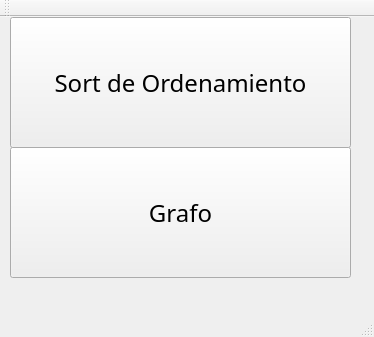
<?xml version="1.0" encoding="UTF-8"?>
<ui version="4.0">
 <class>MainWindow</class>
 <widget class="QMainWindow" name="MainWindow">
  <property name="geometry">
   <rect>
    <x>0</x>
    <y>0</y>
    <width>374</width>
    <height>337</height>
   </rect>
  </property>
  <property name="windowTitle">
   <string>MainWindow</string>
  </property>
  <widget class="QWidget" name="centralWidget">
   <widget class="QPushButton" name="pushButton">
    <property name="geometry">
     <rect>
      <x>10</x>
      <y>0</y>
      <width>341</width>
      <height>131</height>
     </rect>
    </property>
    <property name="font">
     <font>
      <family>Lucida Bright</family>
      <pointsize>18</pointsize>
     </font>
    </property>
    <property name="text">
     <string>Sort de Ordenamiento</string>
    </property>
   </widget>
   <widget class="QPushButton" name="pushButton_2">
    <property name="geometry">
     <rect>
      <x>10</x>
      <y>130</y>
      <width>341</width>
      <height>131</height>
     </rect>
    </property>
    <property name="font">
     <font>
      <family>Lucida Bright</family>
      <pointsize>18</pointsize>
     </font>
    </property>
    <property name="text">
     <string>Grafo</string>
    </property>
   </widget>
  </widget>
  <widget class="QMenuBar" name="menuBar">
   <property name="geometry">
    <rect>
     <x>0</x>
     <y>0</y>
     <width>374</width>
     <height>21</height>
    </rect>
   </property>
  </widget>
  <widget class="QToolBar" name="mainToolBar">
   <attribute name="toolBarArea">
    <enum>TopToolBarArea</enum>
   </attribute>
   <attribute name="toolBarBreak">
    <bool>false</bool>
   </attribute>
  </widget>
  <widget class="QStatusBar" name="statusBar"/>
 </widget>
 <layoutdefault spacing="6" margin="11"/>
 <resources/>
 <connections/>
</ui>
